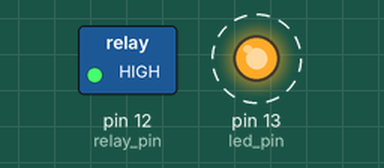
A sketch run on a simulated Arduino Uno, built with avr-gcc and run on an emulated ATmega328P. On the bench: switched loads named in the sketch (green lamp = pin HIGH), output pins drawn as LEDs (lit = HIGH). Dashed ring = blinking. What the sketch prints to the serial monitor is not drawn.

Above: at 0.5 s.
Timing chart, 0 to 4.6 s (numbered marks = the images above):
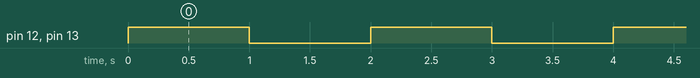

The sketch:

RelayTest.ino
```cpp
/*
 * This sketch signals an output pin to turn on and off
 */

int relay_pin = 12; // This is the Arduino pin the relay is connected to
int led_pin = 13;   // 13 is the pin for the Arduino's built in LED

void setup() {
  // Setup the serial port at 9600 baud
  Serial.begin(9600);

  // Set the relay pin to be an output
  pinMode(relay_pin, OUTPUT);

  pinMode(led_pin, OUTPUT);
}

void loop() {
  // Turn on the relay and led
  Serial.println("ON");
  digitalWrite(relay_pin, HIGH);
  digitalWrite(led_pin, HIGH);

  // Wait a second
  delay(1000);

  // Turn off the relay and led
  Serial.println("OFF");
  digitalWrite(relay_pin, LOW);
  digitalWrite(led_pin, LOW);

  // Wait another second
  delay(1000);
}
```

Measured:
- by itself, pin 12 (relay_pin), pin 13 (led_pin): alternates HIGH for 1.0 s and LOW for 1.0 s
